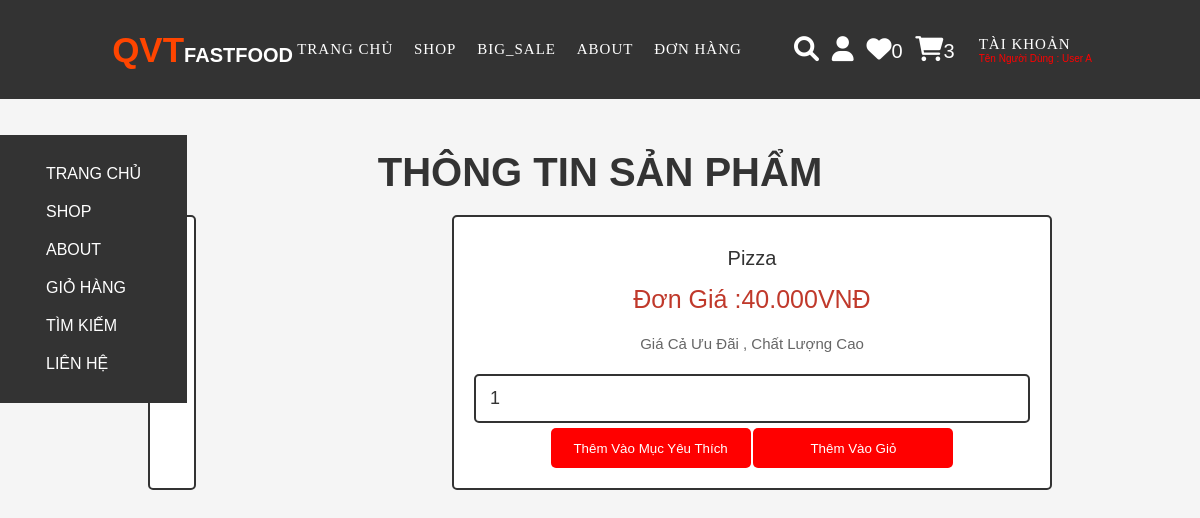
Screenshot of /view_page.php?pid=17 (signed in) with the database file from the repository.
### tables this page shows
CREATE TABLE `products` (
  `id` int(100) NOT NULL,
  `name` varchar(100) NOT NULL,
  `details` varchar(500) NOT NULL,
  `price` int(100) NOT NULL,
  `image` varchar(100) NOT NULL
);

### view_page.php (the view, shortened to what this page needs)
<?php
@include 'config.php';
?>
<!DOCTYPE html>
<html lang="en">
<head>
    <link rel="stylesheet" href="https://cdnjs.cloudflare.com/ajax/libs/font-awesome/6.0.0/css/all.min.css">
    <link rel="stylesheet" href="css/design.css">
</head>
<body>
    <?php @include 'header.php'; ?>
    <?php @include 'menuleft.php'; ?>
    <section class="quick-view" style="padding-top:150px;">
        <h1 class="title">Thông tin sản phẩm</h1>
        <?php
        if (isset($_GET['pid'])) {
            $pid = $_GET['pid'];
            $select_products = mysqli_query($conn, "SELECT * FROM `products` WHERE id = '$pid'") or die('query failed');
            if (mysqli_num_rows($select_products) > 0) {
                while ($fetch_products = mysqli_fetch_assoc($select_products)) {
        ?>
               <div class="quan-post" style="display :flex">
                   <form action="" method="POST">
                   </form>
                   <form action="" method="POST">
                       <div class="name"><?php echo $fetch_products['name']; ?></div>
                       <div class="price">Đơn giá :<?php echo $fetch_products['price']; ?>.000VNĐ</div>
                       <div class="details"><?php echo $fetch_products['details']; ?></div>
                       <input type="number" name="product_quantity" value="1" min="0" class="qty">
                       <input type="submit" value="Thêm vào mục yêu thích" name="add_to_wishlist" style="padding:2px 10px; background:red;color:white; height: 40px ;width: 200px;   border-radius: 5px; ">
                       <input type="submit" value="Thêm vào giỏ" name="add_to_cart" style="padding:2px 10px; background:red;color:white; height: 40px ;width: 200px;   border-radius: 5px; ">
                   </form>
               </div>
        <?php
                }
            } else {
                echo '<p class="empty">no products details available!</p>';
            }
        }
        ?>
    </section>
</body>
</html>

### css/design.css (style rules this page uses)
:root { --font-heading:crimson; --para-font:#777777; --black:#222222; --bg: rgba(237,28,70); --white: #fff; --orange: #ffa500; --pink:#e84393; --red:#c0392b; --orange:#f39c12; --black:#333; --white:#fff; --light-color:#666; --light-white:#ccc; --light-bg:#f5f5f5; --border:.2rem solid var(--black); --box-shadow:0 .5rem 1rem rgba(0,0,0,.1); }
* { font-family:'Nunito' , sans-serif; margin: 0; padding: 0; box-sizing: border-box; outline: none; border: none; text-decoration: none; text-transform: capitalize; transition: all .2s linear; }
html { font-size: 62.5%; overflow-x: hidden; scroll-padding-top: 6rem; scroll-behavior: smooth; }
section { padding: 2rem 9%; }
@media (max-width:1200px) { html { font-size: 55%; } }
* { font-family: 'Rubik', sans-serif; margin:0; padding:0; box-sizing: border-box; outline: none; border:none; text-decoration: none; transition:all .2s linear; }
html { font-size: 62.5%; overflow-x: hidden; scroll-behavior: smooth; scroll-padding-top: 6.5rem; }
body { background: var(--light-bg); }
section { padding:0rem 2rem; }
.title { text-align: center; margin-bottom: 2rem; color:var(--black); text-transform: uppercase; font-size: 4rem; }
.quick-view form { max-width: 60rem; padding:2rem; text-align: center; border:var(--border); box-shadow: var(--border); border-radius: .5rem; background-color: var(--white); margin:0 auto; }
.quick-view form .name { margin:1rem 0; font-size: 2rem; color:var(--black); }
.quick-view form .price { color:var(--red); font-size: 2.5rem; padding:.5rem 0; }
.quick-view form .details { padding:1rem 0; font-size: 1.5rem; color:var(--light-color); line-height: 2; }
.quick-view form .qty { width: 100%; padding:1.2rem 1.4rem; font-size: 1.8rem; color:var(--black); border-radius: .5rem; border:var(--border); margin:.5rem 0; }

### rows the page displays
products: name "Pizza", price "40", details "Giá Cả Ưu Đãi , Chất Lượng Cao"

### other values shown
$wishlist_num_rows "0"
$cart_num_rows "3"
$_SESSION['user_name'] "User A"
